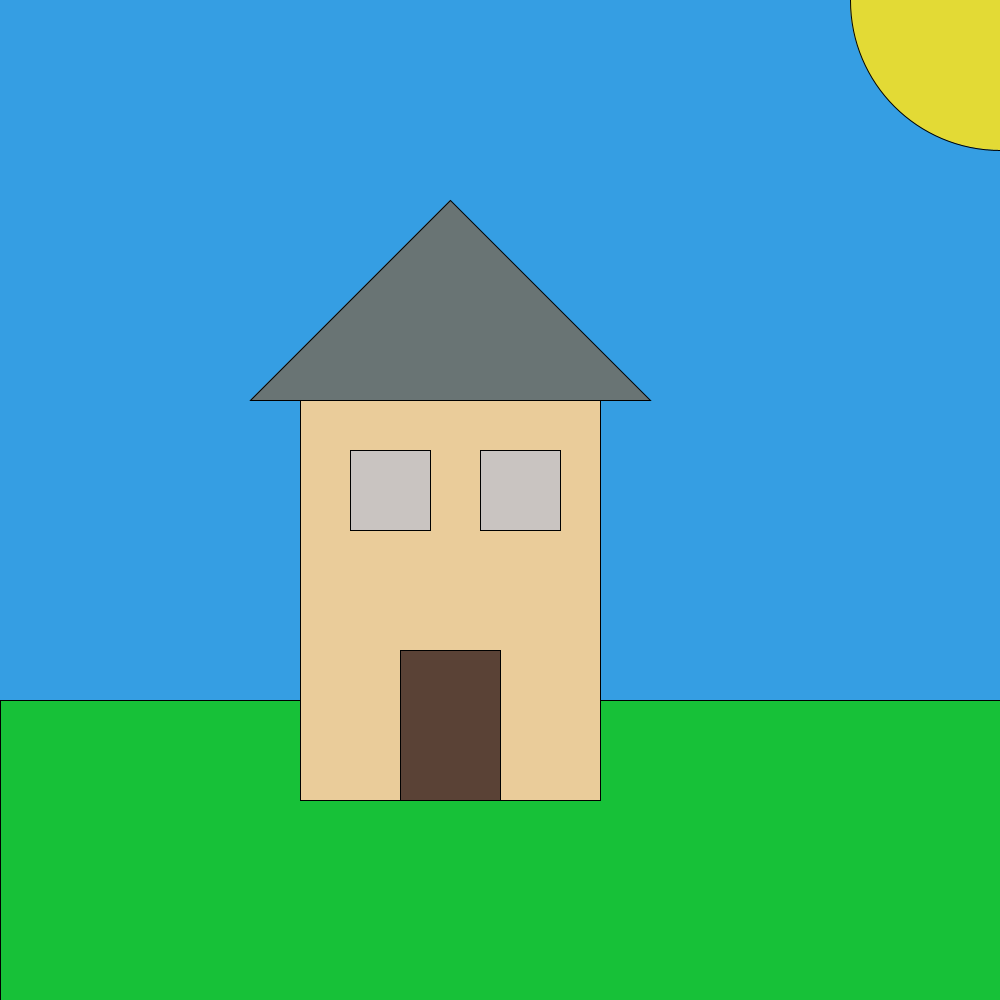
Frame 1 (no input)
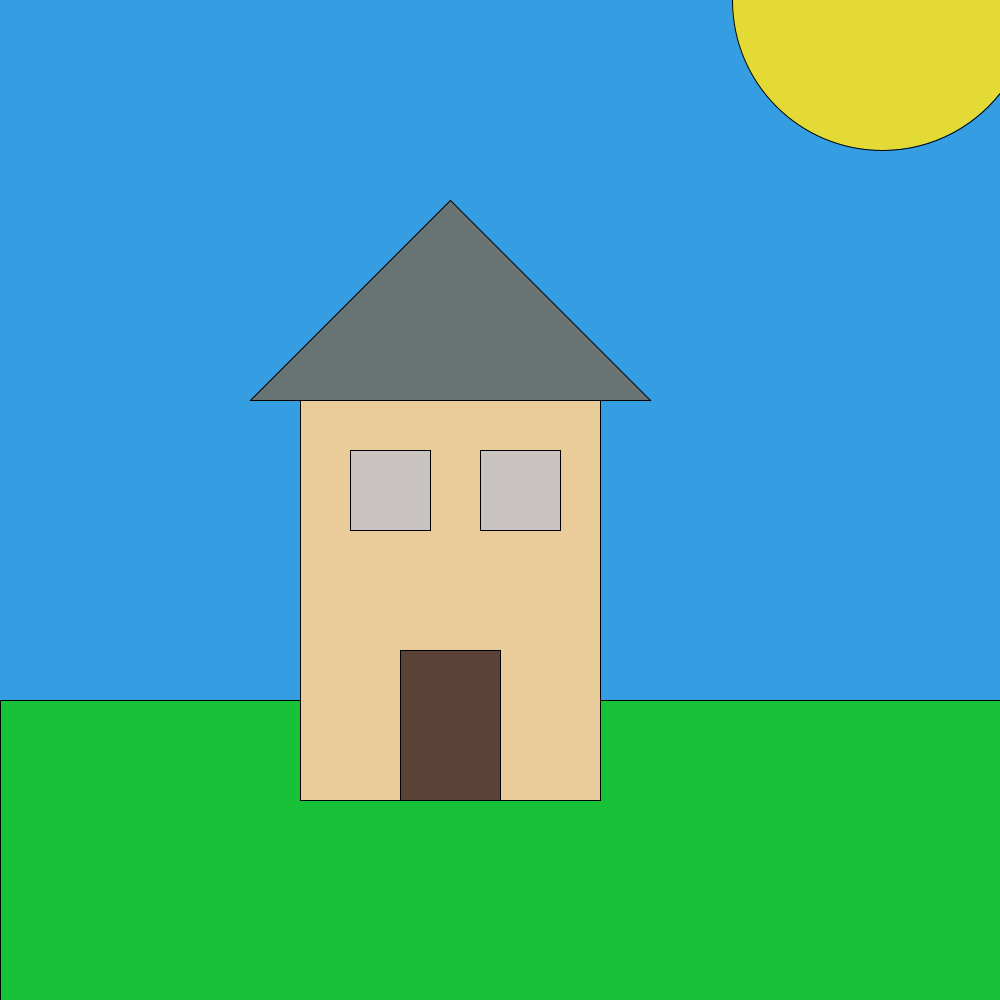
Frame 60 (the mouse pressed at the canvas centre just before this capture)
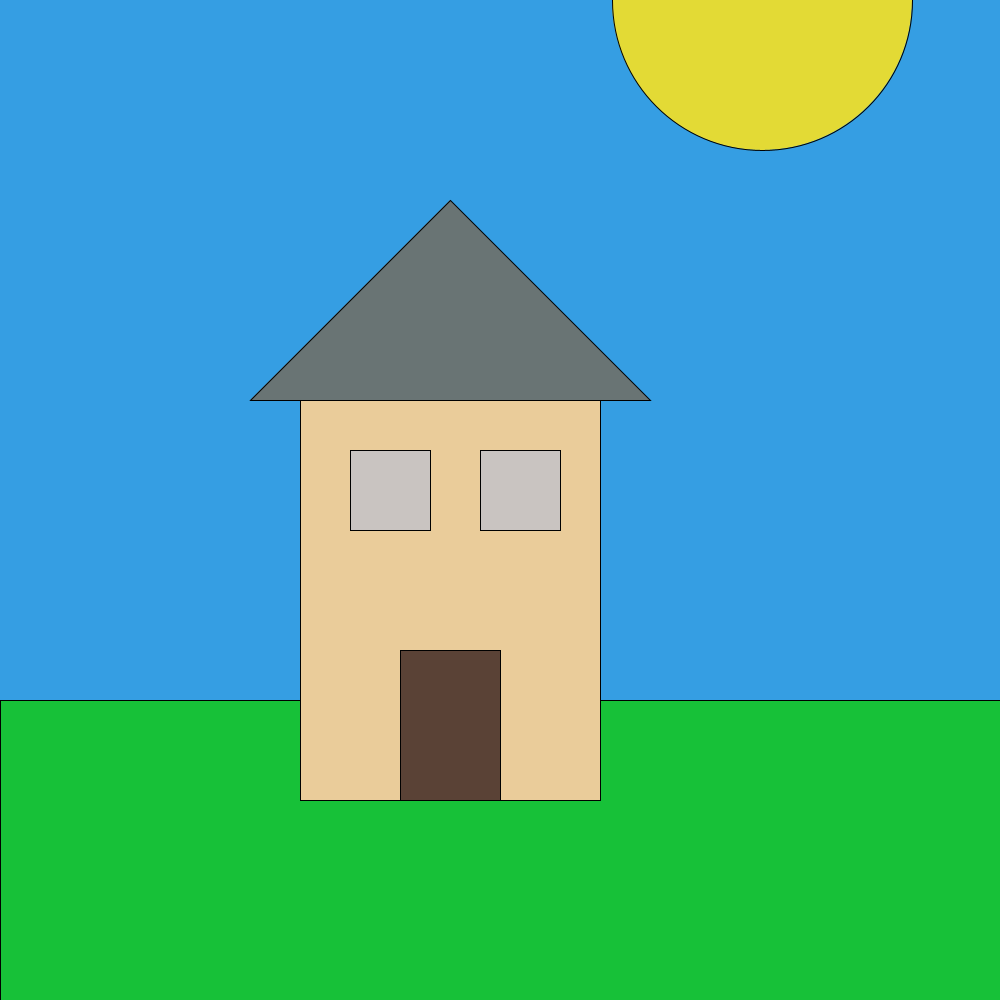
Frame 120 (the mouse held since frame 60 and released just before this capture)

The Processing sketch that drew these frames (run headless with seeded random() and noise(); from frame 60 on, the mouse is pressed at the canvas centre):

// Processing sketch: Noah_sun
// ── Noah_sun.pde
int a=0;

void setup()
{ 
  size(1000, 1000);
}


void draw()
{
  background(#359EE3);
  if (a>500)
  {
    background (#2DAAC1);
  }
  if (a>700)
  {
    background (#166D9B);
  }
  if (a>1000)
  {
    background (#5A5759);
  }
  if (a>1200)
  {
    background (#030303);
  }

  if (a>2000)
  {
    background (#265483);
  }

  if (a>2300)
  { 
    background (#1F85F0);
  }

  if (a>1200)
  {
    background (#030303);
  }

  if (a>2000)
  {
    background (#265483);
  }

  if (a>2300)
  { 
    background (#1F85F0);
  }


  if (a>1300)
  {
    fill(#A0A0A0);
    ellipse(1000-a+1500, 150, 150, 150);
  }

  if (a>1200)
  {
    ellipse(950 -a+1500, 150, 150, 150);
  }



  fill(#17C138);
  rect(0, 700, 1000, 300);
  fill(#EACC9A);
  rect(300, 400, 300, 400);
  fill(#697474);
  triangle(250, 400, 650, 400, 450, 200);
  fill(#5A4236);
  rect(400, 650, 100, 150);
  fill(#C9C4C1);
  rect(350, 450, 80, 80);
  rect(480, 450, 80, 80);
  fill(#E3DA35);

  ellipse(1000-a, 0, 300, 300);

  a = a +2;
  if (a>2700)
  {
    a=0;
  }
}
